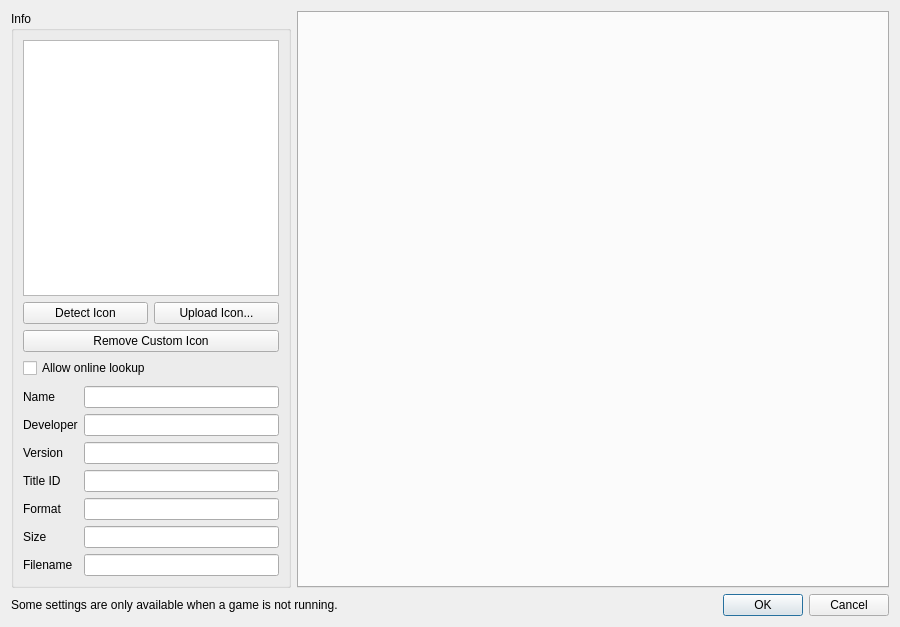
<?xml version="1.0" encoding="UTF-8"?>
<ui version="4.0">
 <class>ConfigurePerGame</class>
 <widget class="QDialog" name="ConfigurePerGame">
  <property name="geometry">
   <rect>
    <x>0</x>
    <y>0</y>
    <width>900</width>
    <height>607</height>
   </rect>
  </property>
  <property name="minimumSize">
   <size>
    <width>900</width>
    <height>0</height>
   </size>
  </property>
  <property name="windowTitle">
   <string>Dialog</string>
  </property>
  <layout class="QVBoxLayout" name="verticalLayout_3">
   <item>
    <layout class="QHBoxLayout" name="horizontalLayout">
     <item>
      <widget class="QGroupBox" name="groupBox">
       <property name="sizePolicy">
        <sizepolicy hsizetype="Maximum" vsizetype="Preferred">
         <horstretch>0</horstretch>
         <verstretch>0</verstretch>
        </sizepolicy>
       </property>
       <property name="title">
        <string>Info</string>
       </property>
       <layout class="QVBoxLayout" name="verticalLayout">
        <item alignment="Qt::AlignHCenter">
         <widget class="QGraphicsView" name="icon_view">
          <property name="sizePolicy">
           <sizepolicy hsizetype="Maximum" vsizetype="Maximum">
            <horstretch>0</horstretch>
            <verstretch>0</verstretch>
           </sizepolicy>
          </property>
          <property name="minimumSize">
           <size>
            <width>256</width>
            <height>256</height>
           </size>
          </property>
          <property name="maximumSize">
           <size>
            <width>256</width>
            <height>256</height>
           </size>
          </property>
          <property name="verticalScrollBarPolicy">
           <enum>Qt::ScrollBarAlwaysOff</enum>
          </property>
          <property name="horizontalScrollBarPolicy">
           <enum>Qt::ScrollBarAlwaysOff</enum>
          </property>
          <property name="interactive">
           <bool>false</bool>
          </property>
         </widget>
        </item>
        <item alignment="Qt::AlignHCenter">
         <widget class="QWidget" name="nup_icon_widget" native="true">
          <property name="minimumSize">
           <size>
            <width>256</width>
            <height>0</height>
           </size>
          </property>
          <property name="maximumSize">
           <size>
            <width>256</width>
            <height>16777215</height>
           </size>
          </property>
          <layout class="QGridLayout" name="nup_icon_layout">
           <property name="spacing">
            <number>6</number>
           </property>
           <property name="leftMargin">
            <number>0</number>
           </property>
           <property name="topMargin">
            <number>0</number>
           </property>
           <property name="rightMargin">
            <number>0</number>
           </property>
           <property name="bottomMargin">
            <number>2</number>
           </property>
           <item row="0" column="0">
            <widget class="QPushButton" name="button_detect_icon">
             <property name="sizePolicy">
              <sizepolicy hsizetype="Expanding" vsizetype="Fixed">
               <horstretch>0</horstretch>
               <verstretch>0</verstretch>
              </sizepolicy>
             </property>
             <property name="toolTip">
              <string>Preview a local icon next to the archive. Online lookup is optional. Apply or OK saves changes.</string>
             </property>
             <property name="text">
              <string>Detect Icon</string>
             </property>
            </widget>
           </item>
           <item row="0" column="1">
            <widget class="QPushButton" name="button_upload_icon">
             <property name="sizePolicy">
              <sizepolicy hsizetype="Expanding" vsizetype="Fixed">
               <horstretch>0</horstretch>
               <verstretch>0</verstretch>
              </sizepolicy>
             </property>
             <property name="toolTip">
              <string>Preview a local image as the game icon. Apply or OK saves changes.</string>
             </property>
             <property name="text">
              <string>Upload Icon...</string>
             </property>
            </widget>
           </item>
           <item row="1" column="0" colspan="2">
            <widget class="QPushButton" name="button_remove_icon">
             <property name="toolTip">
              <string>Show the game's own icon again. Apply or OK saves changes.</string>
             </property>
             <property name="text">
              <string>Remove Custom Icon</string>
             </property>
            </widget>
           </item>
           <item row="2" column="0" colspan="2">
            <widget class="QCheckBox" name="allow_online_detection">
             <property name="text">
              <string>Allow online lookup</string>
             </property>
             <property name="toolTip">
              <string>If no local icon is found, send the game name to GitHub, Wikipedia and Bing to look for an icon. Disabled by default.</string>
             </property>
             <property name="checked">
              <bool>false</bool>
             </property>
            </widget>
           </item>
          </layout>
         </widget>
        </item>
        <item>
         <layout class="QGridLayout" name="gridLayout_2">
          <item row="6" column="1">
           <widget class="QLineEdit" name="display_size">
            <property name="enabled">
             <bool>true</bool>
            </property>
            <property name="readOnly">
             <bool>true</bool>
            </property>
           </widget>
          </item>
          <item row="3" column="1">
           <widget class="QLineEdit" name="display_version">
            <property name="enabled">
             <bool>true</bool>
            </property>
            <property name="readOnly">
             <bool>true</bool>
            </property>
           </widget>
          </item>
          <item row="1" column="0">
           <widget class="QLabel" name="label">
            <property name="text">
             <string>Name</string>
            </property>
           </widget>
          </item>
          <item row="4" column="0">
           <widget class="QLabel" name="label_4">
            <property name="text">
             <string>Title ID</string>
            </property>
           </widget>
          </item>
          <item row="4" column="1">
           <widget class="QLineEdit" name="display_title_id">
            <property name="enabled">
             <bool>true</bool>
            </property>
            <property name="readOnly">
             <bool>true</bool>
            </property>
           </widget>
          </item>
          <item row="7" column="1">
           <widget class="QLineEdit" name="display_filename">
            <property name="enabled">
             <bool>true</bool>
            </property>
            <property name="readOnly">
             <bool>true</bool>
            </property>
           </widget>
          </item>
          <item row="5" column="1">
           <widget class="QLineEdit" name="display_format">
            <property name="enabled">
             <bool>true</bool>
            </property>
            <property name="readOnly">
             <bool>true</bool>
            </property>
           </widget>
          </item>
          <item row="7" column="0">
           <widget class="QLabel" name="label_7">
            <property name="text">
             <string>Filename</string>
            </property>
           </widget>
          </item>
          <item row="1" column="1">
           <widget class="QLineEdit" name="display_name">
            <property name="enabled">
             <bool>true</bool>
            </property>
            <property name="readOnly">
             <bool>true</bool>
            </property>
           </widget>
          </item>
          <item row="2" column="1">
           <widget class="QLineEdit" name="display_developer">
            <property name="enabled">
             <bool>true</bool>
            </property>
            <property name="readOnly">
             <bool>true</bool>
            </property>
           </widget>
          </item>
          <item row="5" column="0">
           <widget class="QLabel" name="label_5">
            <property name="text">
             <string>Format</string>
            </property>
           </widget>
          </item>
          <item row="3" column="0">
           <widget class="QLabel" name="label_3">
            <property name="text">
             <string>Version</string>
            </property>
           </widget>
          </item>
          <item row="6" column="0">
           <widget class="QLabel" name="label_6">
            <property name="text">
             <string>Size</string>
            </property>
           </widget>
          </item>
          <item row="2" column="0">
           <widget class="QLabel" name="label_2">
            <property name="text">
             <string>Developer</string>
            </property>
           </widget>
          </item>
         </layout>
        </item>
        <item>
         <spacer name="verticalSpacer">
          <property name="orientation">
           <enum>Qt::Vertical</enum>
          </property>
          <property name="sizeHint" stdset="0">
           <size>
            <width>20</width>
            <height>40</height>
           </size>
          </property>
         </spacer>
        </item>
       </layout>
      </widget>
     </item>
     <item>
      <layout class="QVBoxLayout" name="VerticalLayout">
       <item>
        <layout class="QVBoxLayout" name="verticalLayout_2"/>
       </item>
       <item>
        <widget class="QTabWidget" name="tabWidget">
         <property name="enabled">
          <bool>true</bool>
         </property>
         <property name="currentIndex">
          <number>-1</number>
         </property>
         <property name="usesScrollButtons">
          <bool>true</bool>
         </property>
         <property name="documentMode">
          <bool>false</bool>
         </property>
         <property name="tabsClosable">
          <bool>false</bool>
         </property>
        </widget>
       </item>
      </layout>
     </item>
    </layout>
   </item>
   <item>
    <layout class="QHBoxLayout" name="horizontalLayout_2">
     <item>
      <widget class="QLabel" name="label_8">
       <property name="text">
        <string>Some settings are only available when a game is not running.</string>
       </property>
      </widget>
     </item>
     <item>
      <widget class="QDialogButtonBox" name="buttonBox">
       <property name="sizePolicy">
        <sizepolicy hsizetype="Preferred" vsizetype="Preferred">
         <horstretch>0</horstretch>
         <verstretch>0</verstretch>
        </sizepolicy>
       </property>
       <property name="orientation">
        <enum>Qt::Horizontal</enum>
       </property>
       <property name="standardButtons">
        <set>QDialogButtonBox::Cancel|QDialogButtonBox::Ok</set>
       </property>
      </widget>
     </item>
    </layout>
   </item>
  </layout>
 </widget>
 <resources/>
 <connections>
  <connection>
   <sender>buttonBox</sender>
   <signal>accepted()</signal>
   <receiver>ConfigurePerGame</receiver>
   <slot>accept()</slot>
   <hints>
    <hint type="sourcelabel">
     <x>20</x>
     <y>20</y>
    </hint>
    <hint type="destinationlabel">
     <x>20</x>
     <y>20</y>
    </hint>
   </hints>
  </connection>
  <connection>
   <sender>buttonBox</sender>
   <signal>rejected()</signal>
   <receiver>ConfigurePerGame</receiver>
   <slot>reject()</slot>
   <hints>
    <hint type="sourcelabel">
     <x>20</x>
     <y>20</y>
    </hint>
    <hint type="destinationlabel">
     <x>20</x>
     <y>20</y>
    </hint>
   </hints>
  </connection>
 </connections>
</ui>
